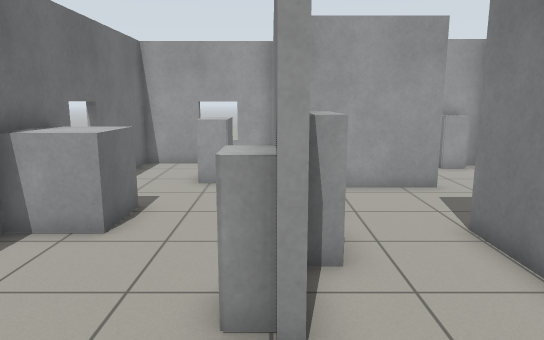
View 1 (above)

17 first-person views from a walk through a robot-simulator world made for Gazebo. The camera is 1.3 m above the floor, tilts 10° down and sees 70° across. The floor is counted in squares, 0.5 m on a side. Each view is taken from the middle of a square. On the plan, view 1 faces up. The plan holds only what a view shows up to about 20 squares ahead; the rest is blank.

View 2
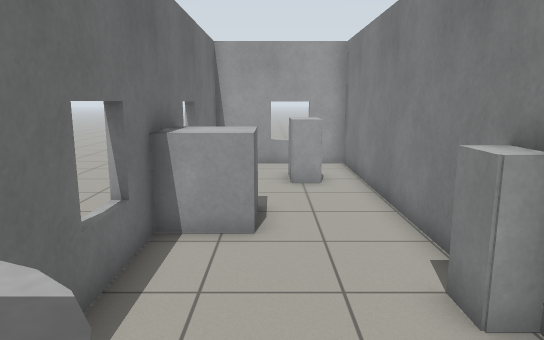

View 3
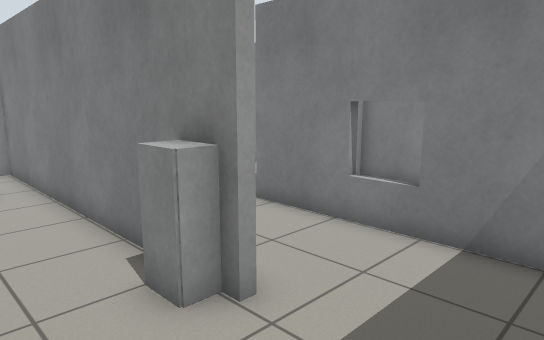

View 4
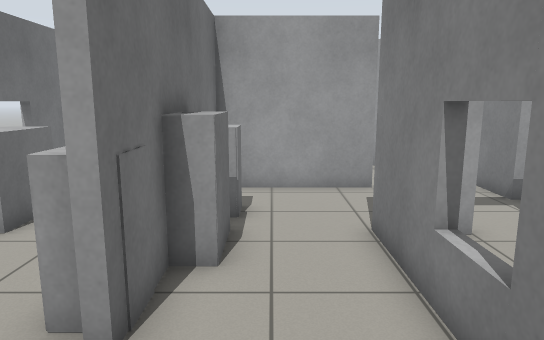

View 5
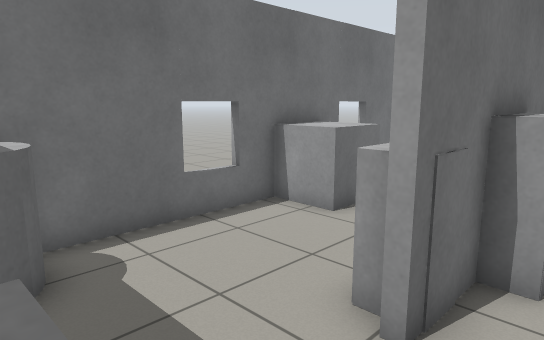

View 6
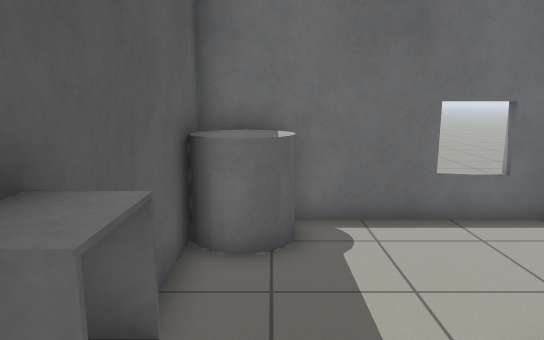

View 7
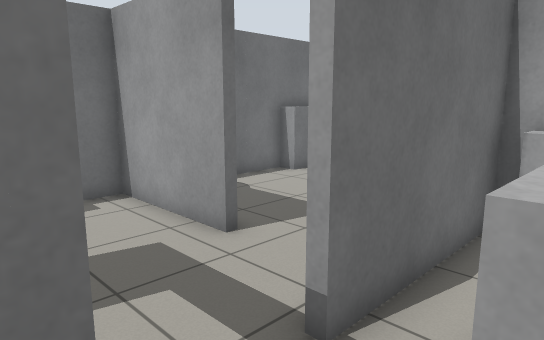

View 8
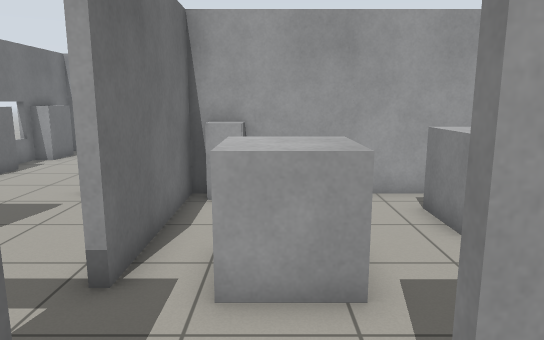

View 9
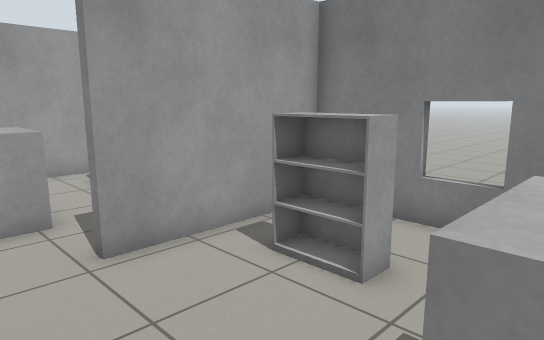

View 10
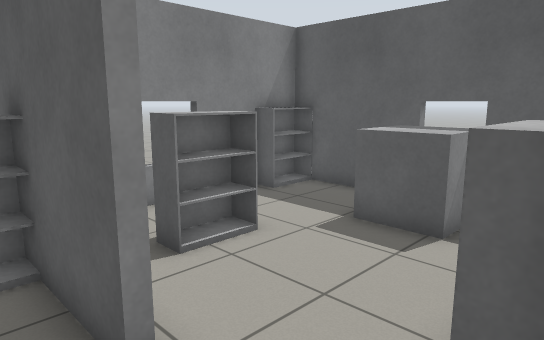

View 11
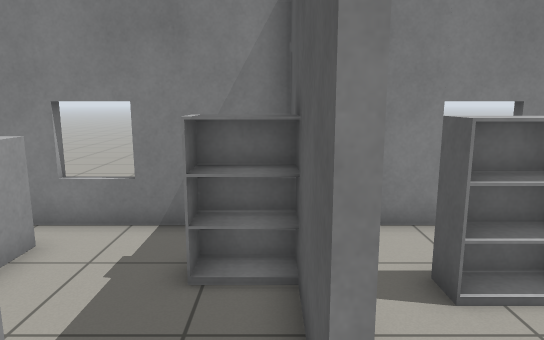

View 12
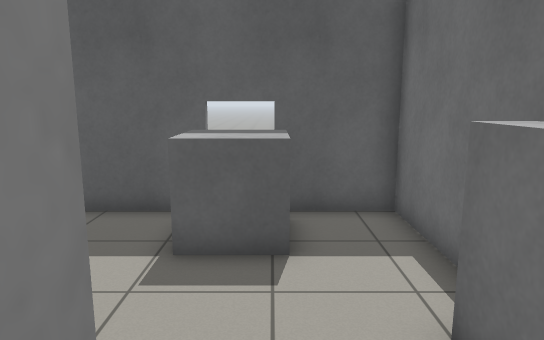

View 13
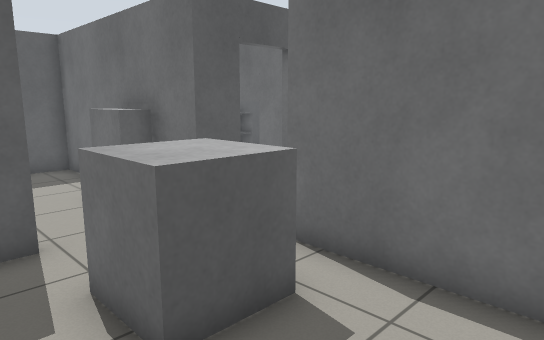

View 14
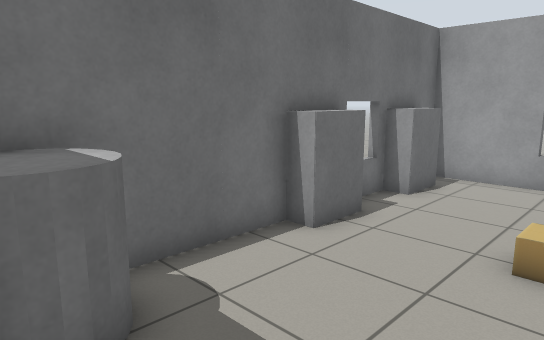

View 15
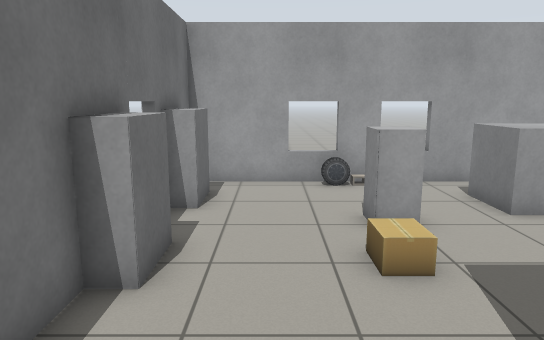

View 16
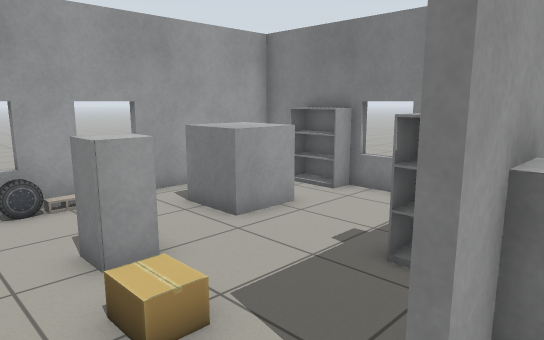

View 17
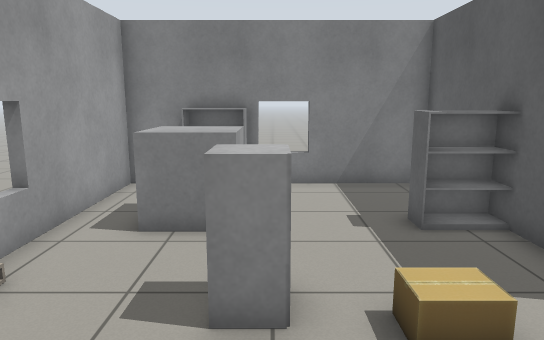

### Floor plan
Points are (right, up) in squares from view 1. A wall is a line through its corners. A room is listed if a view was taken in it or the views show most of it. See-through windows are left out.
Room 1 (views 1, 2, 3, 4, 5, 6)
walls: (0.1, 5.4) (0.1, 7.4); (4.1, 1) (4.1, 7.8); (-5.3, 7.5) (-5.3, 1.4); (7.6, 7.6) (9, 7.6); (5.1, 11.6) (0.4, 11.6) (0.4, 5.4); (-5.4, -0.5) (0.9, -0.5); (8.4, 10) (8.4, 11.5)
ways out: opening at (9, 9) to room 2; opening at (7, 12) to room 3; opening at (-2.5, 6.5) to room 5; open door at (6.5, 7.5)
objects: grey cylinder (-5, 0) to (-4, 1); cabinet (0, 4) to (0, 5); cabinet (1, 0); bookshelf (1, 6) to (1, 7); cabinet (1, 9)
Room 2 (views 7, 8, 9, 10, 11, 12, 13)
walls: (12.2, 7.6) (14.5, 7.6); (14.5, 7.3) (12.2, 7.3); (16.4, 7.6) (18, 7.6) (18, 13.6); (9, 7.6) (9, -1.1) (18, -1.1); (18, 0.4) (18, 7.3) (16.4, 7.3); (16.6, 15.8) (8.7, 15.8) (8.7, 10)
ways out: opening at (9, 9) to room 1
objects: bookshelf (10, 4) to (10, 6); grey box (10, 10) to (12, 11); cabinet (10, 15) to (10, 16); grey box (12, 0) to (13, 1); bookshelf (15, 4) to (15, 5); bookshelf (15, 8) to (16, 9); grey box (15, 13) to (16, 14); bookshelf (17, 0) to (18, 0)
Room 3 (views 14, 15, 16)
walls: (8.5, 15.8) (5.6, 15.8); (8.4, 11.5) (8.4, 12.5); (0.4, 15.6) (0.4, 12.9)
ways out: opening at (7, 12) to room 1; opening at (3, 16) to room 4
objects: grey cylinder (1, 13) to (2, 14); cabinet (7, 15)
Room 4 (view 17)
walls: (7.6, 16.1) (13.3, 16.1) (13.3, 21.5); (5.6, 15.8) (5.6, 16.3); (13.3, 23.4) (13.3, 25.5) (0.4, 25.5) (0.4, 15.6)
ways out: opening at (3, 16) to room 3
objects: bookshelf (1, 18) to (1, 20); bookshelf (1, 23) to (1, 24); cardboard box (5, 19); cabinet (5, 21) to (6, 21); car (5, 25); cinder block (6, 25); bookshelf (9, 17) to (9, 18); grey box (9, 22) to (10, 23)
Room 5 (no view inside)
walls: (0.1, 7.4) (0.1, 16.3) (-5.3, 16.3) (-5.3, 9.4)
ways out: opening at (-2.5, 6.5) to room 1
objects: grey box (-5, 8) to (-4, 9); cabinet (-2, 13); other object (-2, 14)

Positions as (right, up) in squares from view 1, and headings:
1: (0, 0), facing up
2: (-3, 0), facing up
3: (-3, 0), facing up-right
4: (2, 0), facing up
5: (2, 0), facing up-left
6: (3, 1), facing left
7: (11, 7), facing up-left
8: (11, 5), facing up
9: (10, 1), facing up-right
10: (9, 9), facing down-right
11: (10, 8), facing right
12: (12, 8), facing down
13: (14, 15), facing down-left
14: (6, 12), facing up-left
15: (3, 13), facing up
16: (3, 15), facing up-right
17: (1, 21), facing right
